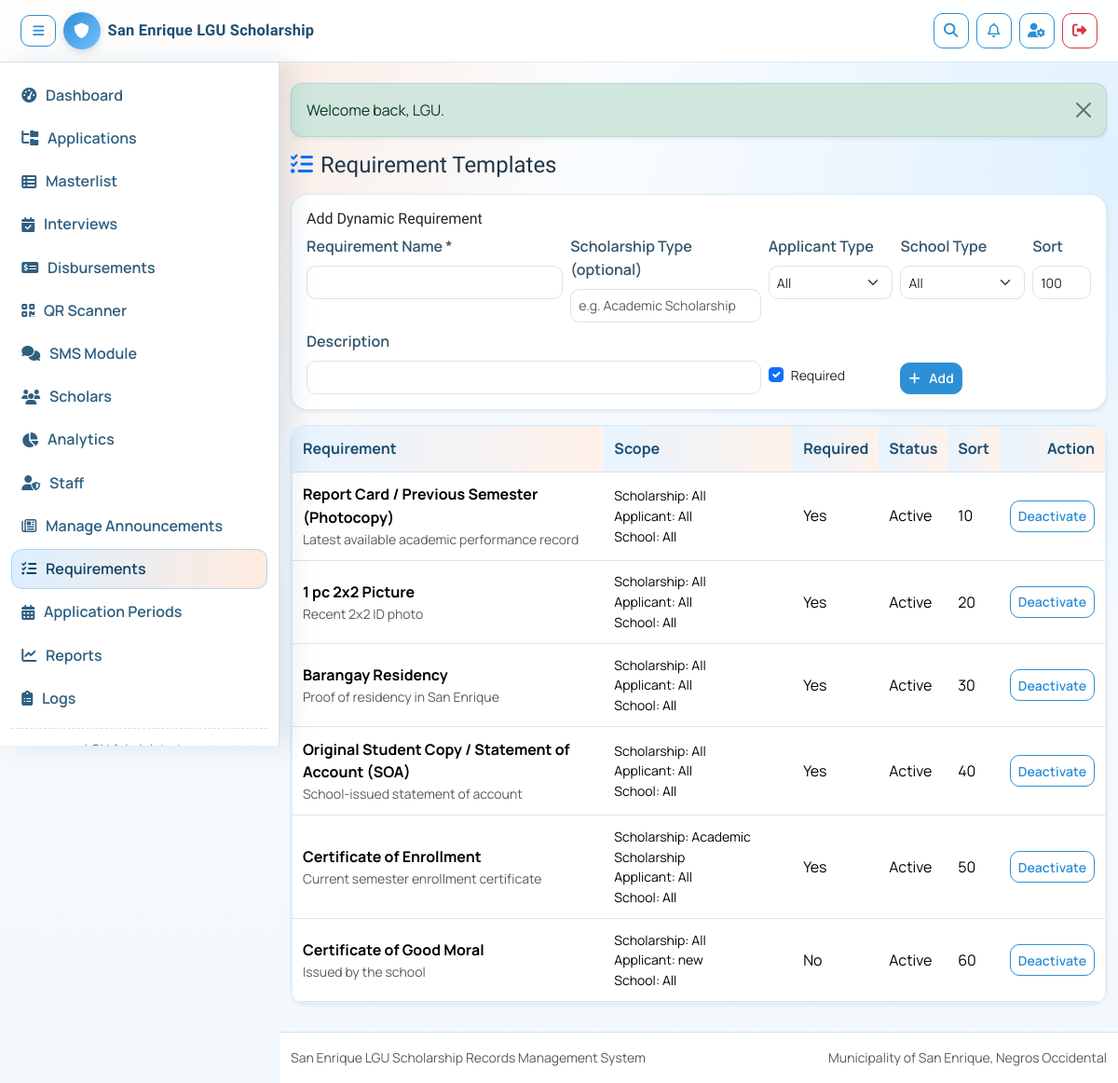
The app's page /admin-only/requirements.php (signed in) with its own data.
### tables this page shows
CREATE TABLE IF NOT EXISTS requirement_templates (
    id INT UNSIGNED AUTO_INCREMENT PRIMARY KEY,
    requirement_name VARCHAR(180) NOT NULL,
    description VARCHAR(255) NULL,
    scholarship_type VARCHAR(120) NULL,
    applicant_type ENUM('new','renew') NULL,
    school_type ENUM('public','private') NULL,
    is_required TINYINT(1) NOT NULL DEFAULT 1,
    is_active TINYINT(1) NOT NULL DEFAULT 1,
    sort_order INT NOT NULL DEFAULT 100,
    created_at TIMESTAMP DEFAULT CURRENT_TIMESTAMP
);

### includes/functions.php (called while the page is built, shortened)
<?php
function e(string $value): string
{
    return htmlspecialchars($value, ENT_QUOTES, 'UTF-8');
}

### admin-only/requirements.php (the view, shortened to what this page needs)
<?php
require_once __DIR__ . '/../includes/bootstrap.php';
$templates = [];
$result = $conn->query("SELECT * FROM requirement_templates ORDER BY sort_order ASC, id ASC");
if ($result instanceof mysqli_result) {
    $templates = $result->fetch_all(MYSQLI_ASSOC);
}
include __DIR__ . '/../includes/header.php';
?>
<h1 class="h4 mb-3"><i class="fa-solid fa-list-check me-2 text-primary"></i>Requirement Templates</h1>
<div class="card card-soft shadow-sm mb-3">
    <div class="card-body">
        <h2 class="h6">Add Dynamic Requirement</h2>
        <form method="post" class="row g-2">
            <div class="col-12 col-md-4">
                <label class="form-label form-label-sm">Requirement Name *</label>
                <input type="text" name="requirement_name" class="form-control form-control-sm" required>
            </div>
            <div class="col-12 col-md-3">
                <label class="form-label form-label-sm">Scholarship Type (optional)</label>
                <input type="text" name="scholarship_type" class="form-control form-control-sm" placeholder="e.g. Academic Scholarship">
            </div>
            <div class="col-6 col-md-2">
                <label class="form-label form-label-sm">Applicant Type</label>
                <select name="applicant_type" class="form-select form-select-sm">
                    <option value="">All</option>
                </select>
            </div>
            <div class="col-6 col-md-2">
                <label class="form-label form-label-sm">School Type</label>
                <select name="school_type" class="form-select form-select-sm">
                    <option value="">All</option>
                </select>
            </div>
            <div class="col-12 col-md-1">
                <label class="form-label form-label-sm">Sort</label>
                <input type="number" name="sort_order" class="form-control form-control-sm" value="100">
            </div>
            <div class="col-12 col-md-7">
                <label class="form-label form-label-sm">Description</label>
                <input type="text" name="description" class="form-control form-control-sm">
            </div>
            <div class="col-12 col-md-2 d-flex align-items-end">
                <div class="form-check mb-2">
                    <input class="form-check-input" type="checkbox" name="is_required" id="is_required" checked>
                    <label class="form-check-label small" for="is_required">Required</label>
                </div>
            </div>
            <div class="col-12 col-md-3 d-flex align-items-end">
                <button type="submit" class="btn btn-primary btn-sm"><i class="fa-solid fa-plus me-1"></i>Add</button>
            </div>
        </form>
    </div>
</div>
<div class="card card-soft shadow-sm">
    <div class="table-responsive">
        <table class="table align-middle mb-0">
            <thead>
                <tr>
                    <th>Requirement</th>
                    <th>Scope</th>
                    <th>Required</th>
                    <th>Status</th>
                    <th>Sort</th>
                    <th class="text-end">Action</th>
                </tr>
            </thead>
            <tbody>
                <?php foreach ($templates as $row): ?>
                    <tr>
                        <td>
                            <strong><?= e((string) $row['requirement_name']) ?></strong>
                            <div class="small text-muted"><?= e((string) $row['description']) ?></div>
                        </td>
                        <td class="small">
                            Scholarship: <?= e((string) ($row['scholarship_type'] ?: 'All')) ?><br>
                            Applicant: <?= e((string) ($row['applicant_type'] ?: 'All')) ?><br>
                            School: <?= e((string) ($row['school_type'] ?: 'All')) ?>
                        </td>
                        <td><?= (int) $row['is_required'] === 1 ? 'Yes' : 'No' ?></td>
                        <td><?= (int) $row['is_active'] === 1 ? 'Active' : 'Inactive' ?></td>
                        <td><?= (int) $row['sort_order'] ?></td>
                        <td class="text-end">
                            <form method="post" class="d-inline" data-requirement-name="<?= e((string) $row['requirement_name']) ?>" data-crud-toggle-on="Activate" data-crud-toggle-off="Deactivate">
                                <button type="submit" class="btn btn-outline-primary btn-sm">
                                    <?= (int) $row['is_active'] === 1 ? 'Deactivate' : 'Activate' ?>
                                </button>
                            </form>
                        </td>
                    </tr>
                <?php endforeach; ?>
            </tbody>
        </table>
    </div>
</div>
<?php include __DIR__ . '/../includes/footer.php'; ?>

### assets/css/style.css (style rules this page uses)
:root { --se-blue: #2d8fd5; --se-blue-soft: #e7f4ff; --se-light-blue: #78c2ff; --se-peach: #ffb68a; --se-peach-soft: #fff2ea; --se-navy: #1c4f74; --se-text: #213746; --se-muted: #5f7380; --se-border: #d4e5f2; --se-radius-lg: 18px; --se-radius-md: 12px; --se-shadow-soft: 0 10px 28px rgba(24, 74, 111, 0.08); --se-shadow-soft-hover: 0 12px 32px rgba(24, 74, 111, 0.14); }
*, *::before, *::after { box-sizing: border-box; }
html { font-size: 16px; -webkit-text-size-adjust: 100%; }
body { color: var(--se-text); font-family: "Manrope", "Segoe UI", sans-serif; line-height: 1.55; min-height: 100vh; display: flex; flex-direction: column; overflow-x: hidden; background: radial-gradient(circle at 8% 0%, rgba(255, 182, 138, 0.35), transparent 34%), radial-gradient(circle at 100% 15%, rgba(120, 194, 255, 0.2), transparent 36%), linear-gradient(180deg, #fbfdff 0%, #f3f8fc 100%); }
h1, h2, h3, h4, h5, h6, .navbar-brand { font-family: "Sora", "Manrope", sans-serif; }
a, button, .btn, .form-control, .form-select, .nav-link { transition: all 0.2s ease; }
.btn { border-radius: var(--se-radius-md); min-height: 42px; font-weight: 600; letter-spacing: 0.1px; display: inline-flex; align-items: center; justify-content: center; gap: 0.34rem; }
.btn-sm { min-height: 34px; border-radius: 10px; }
.form-control, .form-select { border-color: var(--se-border); border-radius: var(--se-radius-md); min-height: 44px; }
.form-control-sm, .form-select-sm { min-height: 36px; border-radius: 10px; }
.form-label, .form-label-sm { color: #35556b; font-weight: 600; }
.hero, .card-soft, .table-controls { box-shadow: var(--se-shadow-soft); }
.btn-primary { border-color: var(--se-blue); background-color: var(--se-blue); }
.btn-outline-primary { border-color: var(--se-blue); color: var(--se-blue); }
.card-soft { background: #ffffff; border: 1px solid rgba(45, 143, 213, 0.18); border-radius: var(--se-radius-lg); }
.card-soft .card-body { word-wrap: break-word; }
.table thead th { background: linear-gradient(90deg, var(--se-blue-soft), var(--se-peach-soft)); font-weight: 700; color: var(--se-navy); border-bottom-width: 1px; white-space: nowrap; }
.table td, .table th { vertical-align: middle; padding: 0.72rem 0.68rem; }
.table-responsive { border-radius: 12px; border: 1px solid rgba(45, 143, 213, 0.12); background: #fff; }
.table-responsive > .table { margin-bottom: 0; min-width: 690px; }
@media (min-width: 992px) { body.desktop-sidebar-enabled { --desktop-sidebar-width: 300px; --desktop-topbar-height: 70px; } }

### records on screen
requirement_templates: requirement_name "Report Card / Previous Semester (Photocopy)", description "Latest available academic performance record", scholarship_type "All", applicant_type "All", school_type "All", is_required "Yes", is_active "Active", sort_order "10"
requirement_templates: requirement_name "1 pc 2x2 Picture", description "Recent 2x2 ID photo", scholarship_type "All", applicant_type "All", school_type "All", is_required "Yes", is_active "Active", sort_order "20"
requirement_templates: requirement_name "Barangay Residency", description "Proof of residency in San Enrique", scholarship_type "All", applicant_type "All", school_type "All", is_required "Yes", is_active "Active", sort_order "30"
requirement_templates: requirement_name "Original Student Copy / Statement of Account (SOA)", description "School-issued statement of account", scholarship_type "All", applicant_type "All", school_type "All", is_required "Yes", is_active "Active", sort_order "40"
requirement_templates: requirement_name "Certificate of Enrollment", description "Current semester enrollment certificate", scholarship_type "Academic Scholarship", applicant_type "All", school_type "All", is_required "Yes", is_active "Active", sort_order "50"
requirement_templates: requirement_name "Certificate of Good Moral", description "Issued by the school", scholarship_type "All", applicant_type "new", school_type "All", is_required "No", is_active "Active", sort_order "60"

### other values on screen
$message "Welcome back, LGU."
